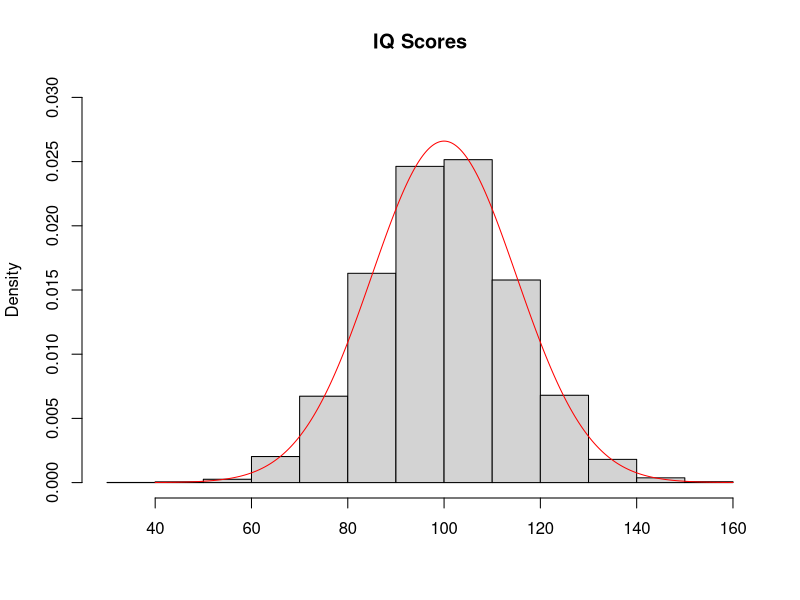

Here is the R script that generated this plot:
## ---- chunk 1

# Load libraries
library(psych)

## ---- chunk 2
summary(sat.act)
## ---- chunk 3
hist(rnorm(10000, mean=100, sd=15), freq=FALSE, ylim=c(0, .03), xlab='', main='IQ Scores')
points(x=seq(40, 160, .001), y=dnorm(seq(40, 160, .001), mean=100, sd=15), type='l', col='red')
## ---- chunk 4
pnorm(80, mean=100, sd=15)
## ---- chunk 5
pnorm(80, mean=100, sd=15, lower.tail=FALSE)
## ---- chunk 6
1-pnorm(80, mean=100, sd=15)
## ---- chunk 7
qnorm(.95, mean=100, sd=15)
## ---- chunk 8
qnorm(.95, mean=100, sd=15, lower.tail=FALSE)
## ---- chunk 9
rnorm(50, mean=100, sd=15)
## ---- chunk 10
IQ135_z <- (135-100)/15
IQ135_z
## ---- chunk 11
qnorm(.025)
qnorm(.975)
## ---- chunk 12
IQ135_z_prob <- 1-pnorm(IQ135_z)
## ---- chunk 13
IQ135_prob <- 1-pnorm(135, mean=100, sd=15)
## ---- chunk 14
t.test(sat.act$SATV)
## ---- chunk 15
t.test(sat.act$SATV, mu=600)
## ---- chunk 16

# Calculate difference scores
sat.act$SAT_diff <- sat.act$SATV-sat.act$SATQ

# Run a one-sample t-test
t.test(sat.act$SAT_diff)

## ---- chunk 17
t.test(sat.act$SATV, sat.act$SATQ, paired=TRUE)
## ---- chunk 18
t.test(sat.act$SATQ[sat.act$gender==1], sat.act$SATQ[sat.act$gender==2], paired=FALSE)
## ---- chunk 19

# Subset the groups
male_SATQ <- sat.act$SATQ[sat.act$gender==1]
female_SATQ <- sat.act$SATQ[sat.act$gender==2]

# Run a two-sample t-test
t.test(male_SATQ, female_SATQ, paired=FALSE)

## ---- chunk 20
aov(sat.act$SATV ~ sat.act$education)
## ---- chunk 21
educ_aov <- aov(sat.act$SATV ~ sat.act$education)
summary(educ_aov)
## ---- chunk 22
educ_aov <- aov(SATV ~ education, data=sat.act)
summary(educ_aov)
## ---- chunk 23
educ_gender_aov <- aov(SATQ ~ education + gender, data=sat.act)
summary(educ_gender_aov)
## ---- chunk 24
educ_gender_aov_int <- aov(SATQ ~ education * gender, data=sat.act)
summary(educ_gender_aov_int)
